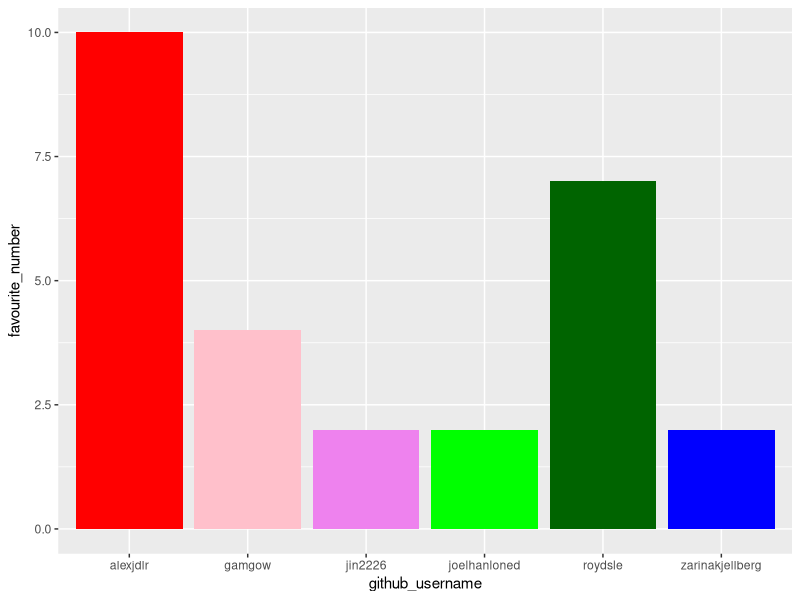
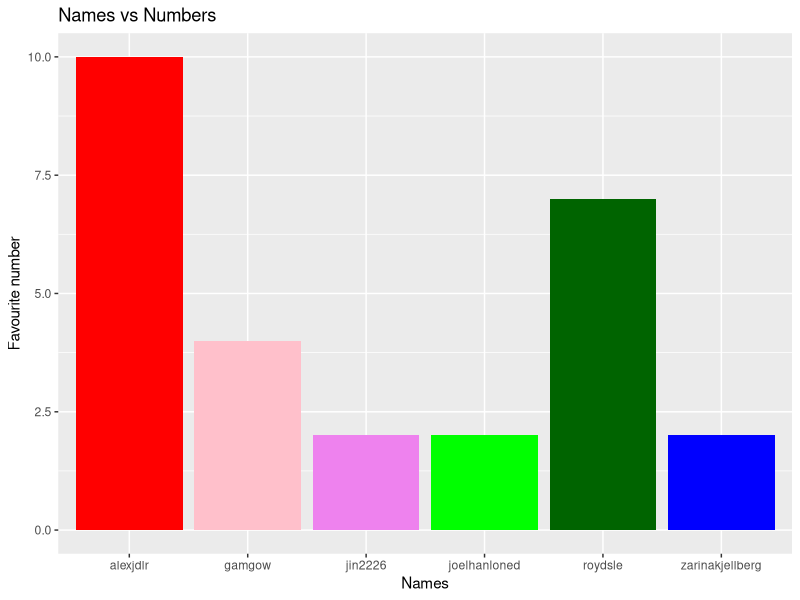
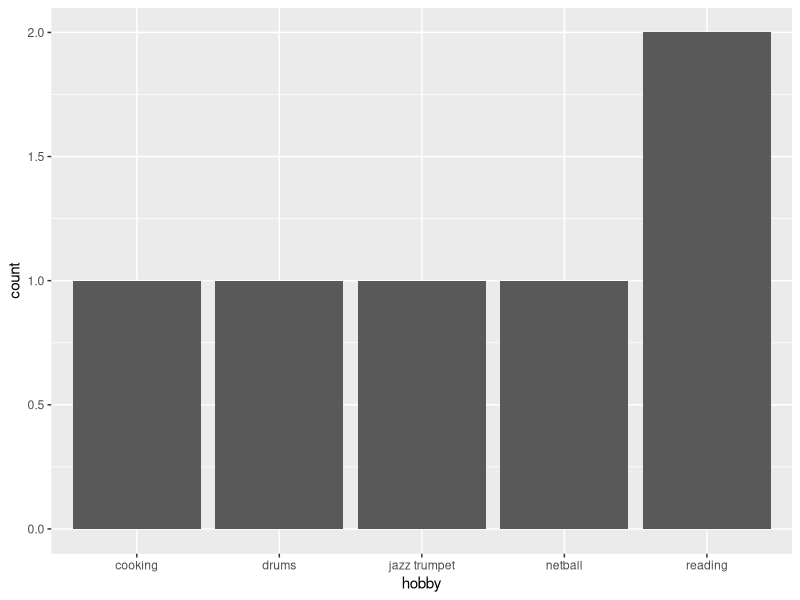

The R script that drew these images, in order:
## ---- chunk 1
library(tidyverse) 
## ---- chunk 2
team_data <- tibble(
  name = c("Zazzie", "Lucy", "Joel", 
           "Gabriel", "Jin", "Alex"),
  github_username = c("zarinakjellberg", "roydsle", "joelhanloned", 
                      "gamgow", "jin2226", "alexjdlr"), 
  colour = c("blue", "darkgreen", "green", 
             "pink", "violet", "red"),
  hobby = c("netball", "reading", "drums", 
            "jazz trumpet", "reading", "cooking"),
  favourite_number = c(2, 7, 2, 4, 2, 10)
  )

team_data
## ---- chunk 3
p1 <- ggplot(data = team_data, 
             mapping = aes(x = github_username, 
                           y = favourite_number,
                           fill = colour), 
             ) +
   geom_col() +
   scale_fill_identity()
p1
## ---- chunk 4
p1 + labs(x = "Names", 
          y = "Favourite number",
          title = "Names vs Numbers")
## ---- chunk 5
p2 <- ggplot(team_data, aes(x = hobby)) +
  geom_bar()
p2
